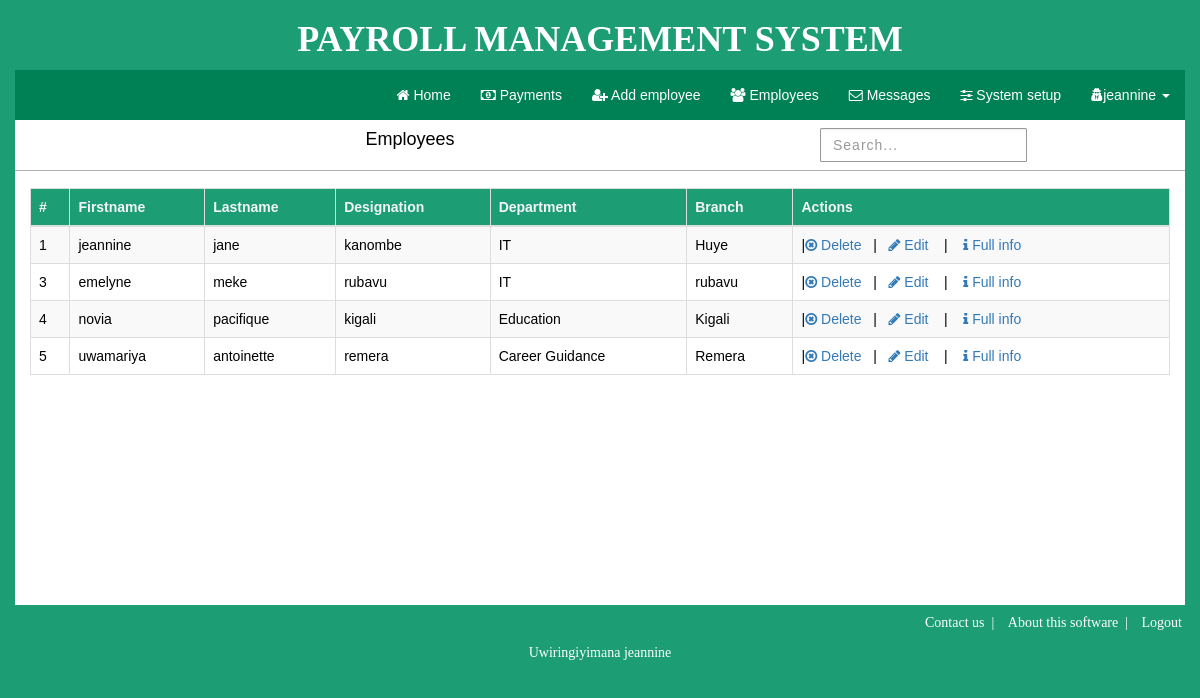
Screenshot of /employees/ (signed in) with the database file from the repository.
### payroll_sub/models.py (models this page shows)
class Employees(models.Model):
    fname = models.CharField(max_length=255)
    lname = models.CharField(max_length=255)
    dob = models.DateField()
    gender = models.CharField(max_length=255)
    phonenumber = models.IntegerField(default=0)
    email = models.CharField(max_length=255)
    address = models.CharField(max_length=255)
    image = models.ImageField()
    branch = models.CharField(max_length=255)
    destination = models.CharField(max_length=255)
    department = models.CharField(max_length=255)
    joineddate = models.DateTimeField(auto_now_add = True)
    salary = models.IntegerField(default=0)
    assurance = models.CharField(max_length=255)
    bankaccountno = models.CharField(max_length=255)

### payroll_sub/views.py (the view)
# urls.py: path('employees/',views.employees,name="employees"),
@login_required(login_url='login')
def employees(request):
    selectall = Employees.objects.all()
    return render(request, 'employees.html',{"data":selectall})

### templates/employees.html (shortened to what this page needs)
{%  load static %}
<!DOCTYPE html>
<html lang="en">
<head>
<link rel="stylesheet" type="text/css" href="{% static 'bootstrap/css/bootstrap.min.css' %}">
<link rel="stylesheet" type="text/css" href="{% static 'js/font-awesome/css/font-awesome.min.css' %}">
<link rel="stylesheet" type="text/css" href=" {% static 'css/custom-styles.css' %}">
</head>
<body>
<div class="container">
    <header>
        <div class="row outer visible-md visible-lg title"><h1 style="font-weight:bold;"> PAYROLL MANAGEMENT SYSTEM </h1></div>
    </header>
    <div class="row">
        <nav class="navbar navbar-default">
                <div class="navbar-collapse collapse ">
                    <ul class="nav navbar-nav navbar-right menus">
                        <li ><a href="{%  url 'home' %}"><i class="fa fa-home"></i> Home</a></li>
                        <li ><a href="{%  url 'payment' %}"><i class="fa fa-money"></i> Payments</a></li>
                        <li ><a href="{%  url 'addemployee' %}"><i class="fa fa-user-plus"></i> Add employee</a></li>
                        <li ><a href="{%  url 'employees' %}"><i class="fa fa-users"></i> Employees</a></li>
                        <li ><a href="{%  url 'message' %}"><i class="fa fa-envelope-o"></i> Messages</a></li>
                        <li ><a href="{%  url 'setting' %}"><i class="fa fa-sliders"></i> System setup</a></li>
                        <li>
                            <a href="#" data-toggle="dropdown" data-target="dropdown-menu" data-placement="right"><i class="fa fa-user-secret"></i>{{user.username}}  <span class="caret"></span></a>
                        </li>
                    </ul>
                </div>
        </nav>
</div>
    <div class="row body outer">
        <div class="row">
            <div class="col-md-12">
            <div class="col-md-12 second-header">
                <div class="col-md-8"><h4 class="center">Employees</h4></div>
                <span class="iki">
                <div class="col-md-4 right"><form class="navbar-form searchForm"></span>
                    <div class="form-group"><input type="text" class="form-control" id="search" name="search" placeholder="Search..."/></div>
                     </form></div>
            </div>
            <div class="col-md-12 results"></div>
            <div class="col-md-12 employees">
                <span class="col-md-6 col-md-push-3 col-md-pull-3">
            </span>
            <table class="table table-bordered table-striped table-hover">
                <thead>
                    <tr><th>#</th><th>Firstname</th><th>Lastname</th><th>Designation</th><th>Department</th><th>Branch</th><th>Actions</th></tr>
                </thead>
                <tbody>
                     {% for x in data %}
                    <tr>
                        <td>{{x.id}}</td><td>{{x.fname}}</td><td>{{x.lname}}</td><td>{{x.destination}}</td><td>{{x.department}}</td><td>{{x.branch}}</td><td>  |<a href="{% url 'delete' id=x.id %}"><i class="fa fa-times-circle-o"></i> Delete</a>&nbsp;&nbsp; | &nbsp;&nbsp;<a href="{% url 'edit' id=x.id %}"><i class="fa fa-pencil"></i> Edit</a>&nbsp;&nbsp;&nbsp; | &nbsp;&nbsp;&nbsp;<a href="{% url 'view' id=x.id %}"><i class="fa fa-info"></i> Full info</a></td></tr>
                       {% endfor %}
                    </tbody>
            </table>
        </div>
            </div>
        </div>
        <div class="col-md-12 text-right">
            </div>
        </div>
    <div class="row text-center footerr">
        <ul class="col-md-12 list-unstyled list-inline text-right">
    <li ><a style="color:white;" href="">Contact us</a>&nbsp;&nbsp;|</li>
    <li  ><a style="color:white;" href="#">About this software</a>&nbsp;&nbsp;|</li>
            <li><a style="color:white;" href="">Logout</a></li>
            </ul>
    Uwiringiyimana jeannine
    </div>
    </body>
    </html>

### static/css/custom-styles.css (style rules this page uses)
body { overflow-x: hidden; color: #000; padding-bottom: 0px; margin-bottom: 0px; font-family: sans-serif; color: #000; background-color: #1d9d74; }
.navbar { margin-bottom: 0px;border-radius:0px; border-left:1px solid rgba(0,0,0,0.3);border-right:1px solid rgba(0,0,0,0.3); border-bottom: 1px solid rgba(0,0,0,0.3); position: static; z-index: 999; }
header h1 { text-align: center; font-family: Yu Gothic Light; }
.center { text-align: center; }
header .row { background-color: #1d9d74; color: #fff; }
.footerr { background-color: #1d9d74; padding: 8px; color:#fff; font-family: Yu Gothic Light; }
.body { min-height: 485px; background-color: #fff; }
.form-control,.btn { border-radius: 1.5px; }
.form-control { border-color: rgba(0,0,0,0.4); }
form label,form input[type='text'],form select,form select option { letter-spacing: 1px; }
.right { float: right; }
.second-header { border-bottom: 1px solid rgba(0,0,0,0.3); }
.employees { padding-top:15px; display:none; }
.employees thead,.results thead { background-color:#1d9d74;color:#F3F4F8; }
.navbar-default { background-color:#008055; border: none; color: #fff; }
.navbar-default .navbar-nav>li>a { border: none; color: #fff; }

### templates/employees.html (style rules this page uses)
.footerr,.nav, .btn { display: none; }
* { top: 0px; font-size: 12px; }

### rows the page displays
Employees: id "1", fname "jeannine", lname "jane", destination "kanombe", department "IT", branch "Huye"
Employees: id "3", fname "emelyne", lname "meke", destination "rubavu", department "IT", branch "rubavu"
Employees: id "4", fname "novia", lname "pacifique", destination "kigali", department "Education", branch "Kigali"
Employees: id "5", fname "uwamariya", lname "antoinette", destination "remera", department "Career Guidance", branch "Remera"

### other values shown
{{ user.username }} "jeannine"
